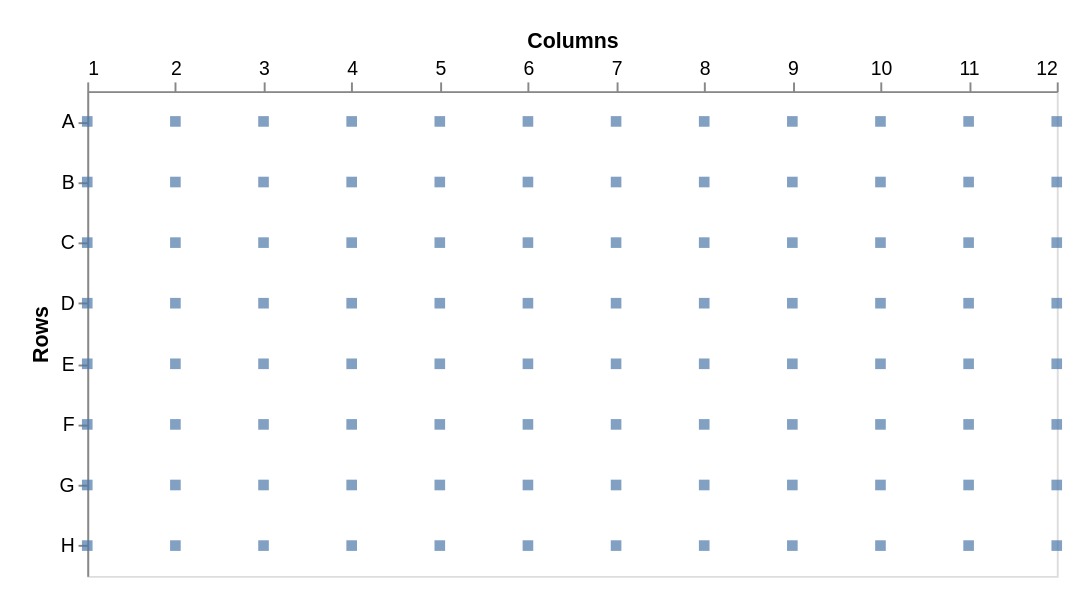

Write a Vega-Lite specification for this figure.
### Vega-Lite specification from a JSON file in a GitHub repository (floating-point values rounded to 4 significant figures)
{"width": 500, "height": 250, "padding": 15, "data": {"values": [{"a": "A", "b": 1}, {"a": "A", "b": 2}, {"a": "A", "b": 3}, {"a": "A", "b": 4}, {"a": "A", "b": 5}, {"a": "A", "b": 6}, {"a": "A", "b": 7}, {"a": "A", "b": 8}, {"a": "A", "b": 9}, {"a": "A", "b": 10}, {"a": "A", "b": 11}, {"a": "A", "b": 12}, {"a": "B", "b": 1}, {"a": "B", "b": 2}, {"a": "B", "b": 3}, {"a": "B", "b": 4}, {"a": "B", "b": 5}, {"a": "B", "b": 6}, {"a": "B", "b": 7}, {"a": "B", "b": 8}, {"a": "B", "b": 9}, {"a": "B", "b": 10}, {"a": "B", "b": 11}, {"a": "B", "b": 12}, {"a": "C", "b": 1}, {"a": "C", "b": 2}, {"a": "C", "b": 3}, {"a": "C", "b": 4}, {"a": "C", "b": 5}, {"a": "C", "b": 6}, {"a": "C", "b": 7}, {"a": "C", "b": 8}, {"a": "C", "b": 9}, {"a": "C", "b": 10}, {"a": "C", "b": 11}, {"a": "C", "b": 12}, {"a": "D", "b": 1}, {"a": "D", "b": 2}, {"a": "D", "b": 3}, {"a": "D", "b": 4}, {"a": "D", "b": 5}, {"a": "D", "b": 6}, {"a": "D", "b": 7}, {"a": "D", "b": 8}, {"a": "D", "b": 9}, {"a": "D", "b": 10}, {"a": "D", "b": 11}, {"a": "D", "b": 12}, {"a": "E", "b": 1}, {"a": "E", "b": 2}, {"a": "E", "b": 3}, {"a": "E", "b": 4}, {"a": "E", "b": 5}, {"a": "E", "b": 6}, {"a": "E", "b": 7}, {"a": "E", "b": 8}, {"a": "E", "b": 9}, {"a": "E", "b": 10}, {"a": "E", "b": 11}, {"a": "E", "b": 12}, {"a": "F", "b": 1}, {"a": "F", "b": 2}, {"a": "F", "b": 3}, {"a": "F", "b": 4}, {"a": "F", "b": 5}, {"a": "F", "b": 6}, {"a": "F", "b": 7}, {"a": "F", "b": 8}, {"a": "F", "b": 9}, {"a": "F", "b": 10}, {"a": "F", "b": 11}, {"a": "F", "b": 12}, {"a": "G", "b": 1}, {"a": "G", "b": 2}, {"a": "G", "b": 3}, {"a": "G", "b": 4}, {"a": "G", "b": 5}, {"a": "G", "b": 6}, {"a": "G", "b": 7}, {"a": "G", "b": 8}, {"a": "G", "b": 9}, {"a": "G", "b": 10}, {"a": "G", "b": 11}, {"a": "G", "b": 12}, {"a": "H", "b": 1}, {"a": "H", "b": 2}, {"a": "H", "b": 3}, {"a": "H", "b": 4}, {"a": "H", "b": 5}, {"a": "H", "b": 6}, {"a": "H", "b": 7}, {"a": "H", "b": 8}, {"a": "H", "b": 9}, {"a": "H", "b": 10}, {"a": "H", "b": 11}, {"a": "H", "b": 12}]}, "mark": "square", "encoding": {"x": {"field": "b", "type": "quantitative", "title": "Columns", "axis": {"orient": "top", "labelAngle": 0, "grid": false, "tickCount": 8}, "scale": {"nice": false, "zero": false}}, "y": {"field": "a", "type": "ordinal", "title": "Rows", "axis": {"orient": "left", "labelAngle": 0, "grid": false, "tickCount": 12}, "scale": {"nice": false, "zero": false}}}}
